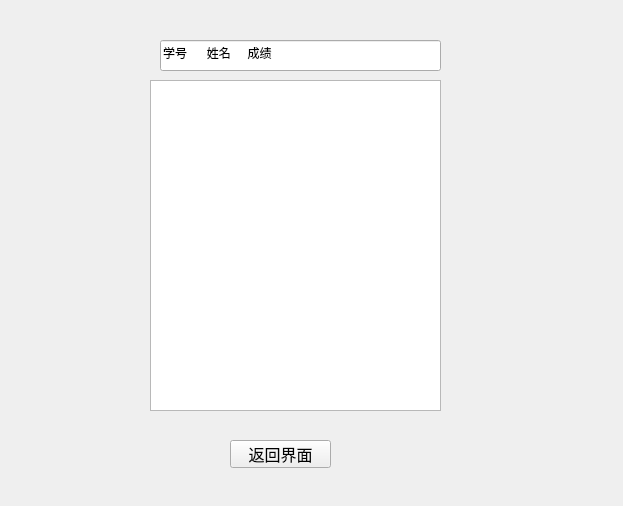
<?xml version="1.0" encoding="UTF-8"?>
<ui version="4.0">
 <class>Form_sort</class>
 <widget class="QWidget" name="Form_sort">
  <property name="geometry">
   <rect>
    <x>0</x>
    <y>0</y>
    <width>623</width>
    <height>506</height>
   </rect>
  </property>
  <property name="windowTitle">
   <string>Form</string>
  </property>
  <widget class="QLineEdit" name="lineEdit">
   <property name="geometry">
    <rect>
     <x>160</x>
     <y>40</y>
     <width>281</width>
     <height>31</height>
    </rect>
   </property>
   <property name="text">
    <string>学号      姓名     成绩</string>
   </property>
  </widget>
  <widget class="QTextEdit" name="textEdit">
   <property name="geometry">
    <rect>
     <x>150</x>
     <y>80</y>
     <width>291</width>
     <height>331</height>
    </rect>
   </property>
  </widget>
  <widget class="QPushButton" name="pushButton">
   <property name="geometry">
    <rect>
     <x>230</x>
     <y>440</y>
     <width>101</width>
     <height>28</height>
    </rect>
   </property>
   <property name="font">
    <font>
     <family>Arial</family>
     <pointsize>12</pointsize>
    </font>
   </property>
   <property name="text">
    <string>返回界面</string>
   </property>
  </widget>
 </widget>
 <resources/>
 <connections/>
</ui>
